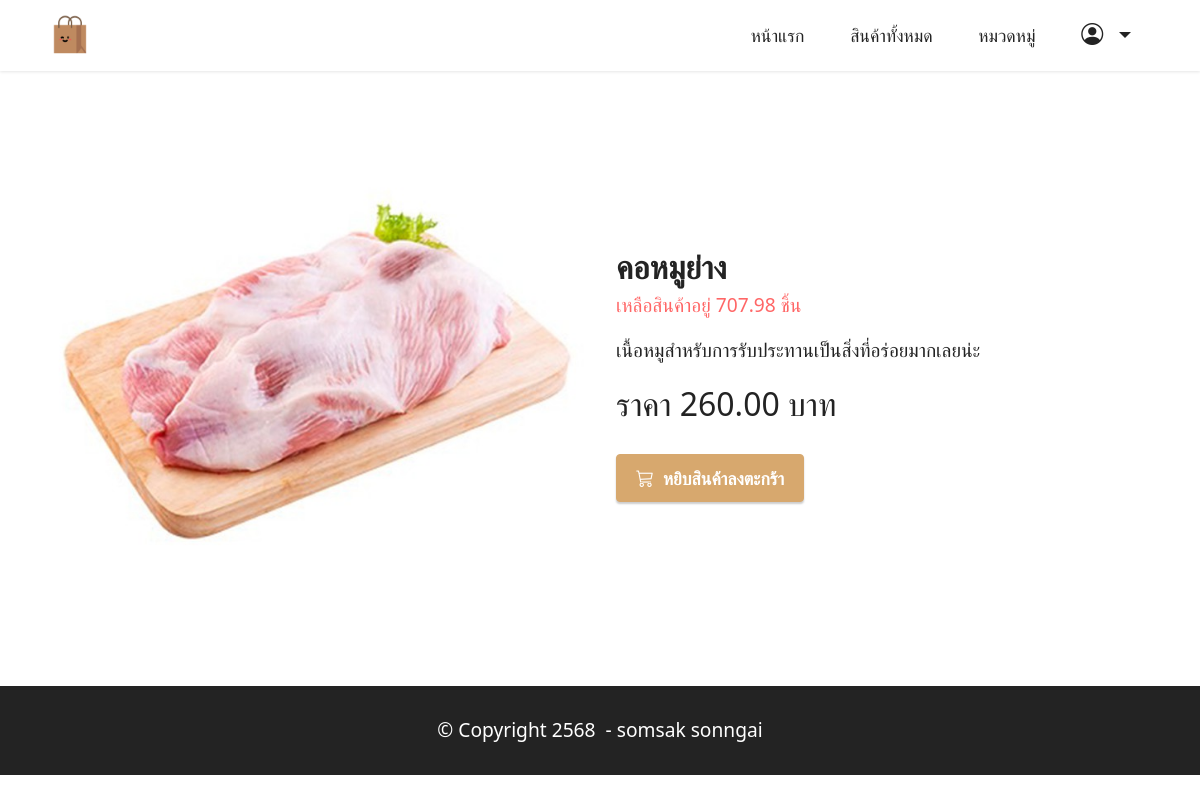
Page /blog/product/2/ on the earlier database version.
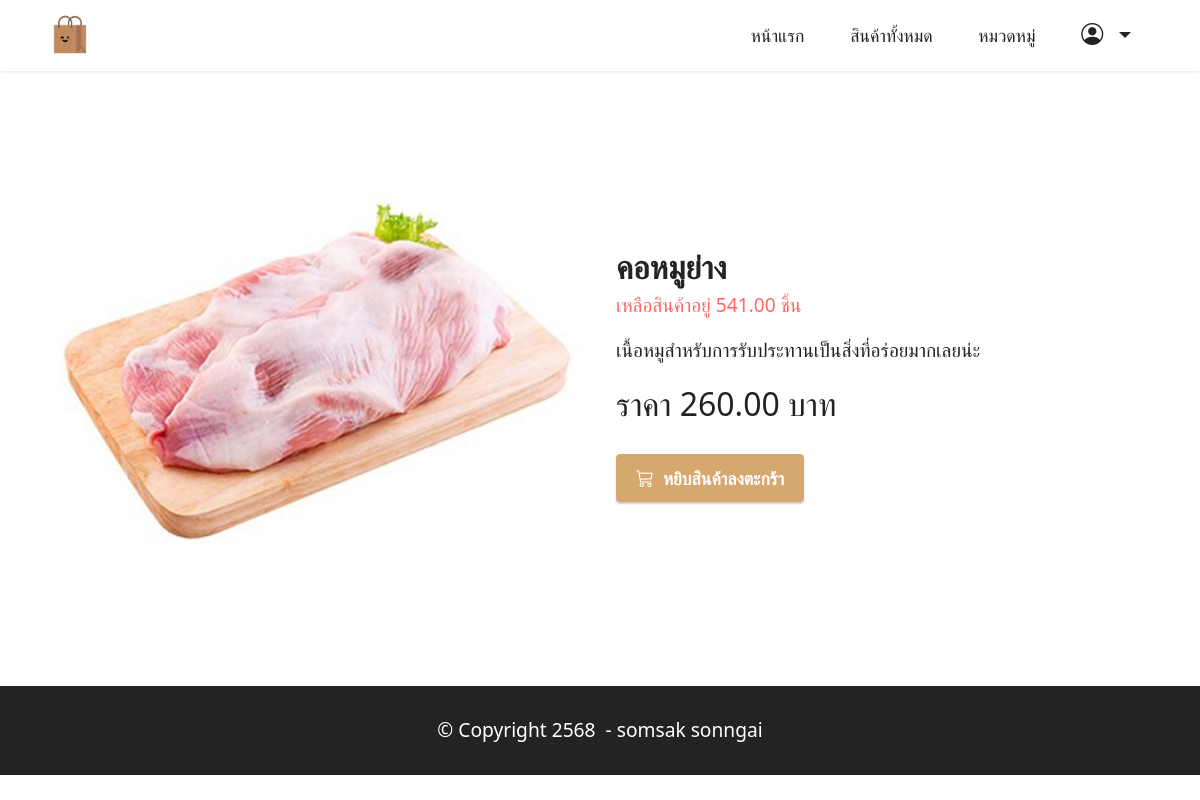
Same page on the later database version.
### productapp/models.py (models this page shows, shortened)
class Product1(models.Model):
    category = models.ForeignKey(Category, on_delete=models.CASCADE,null=True)  # เชื่อมโยงกับ Category
    name = models.CharField(max_length=100)  # ชื่อสินค้า
    description = models.TextField(max_length=500)
    price = models.DecimalField(max_digits=10, decimal_places=2)
    stock = models.DecimalField(max_digits=10, decimal_places=2)
    is_trending = models.BooleanField(default=False)
    image = models.ImageField(upload_to="product")
    profitprice = models.DecimalField(max_digits=10, decimal_places=2)
    created_at = models.DateTimeField(auto_now_add=True)  # วันที่เพิ่ม
    updated_at = models.DateTimeField(auto_now=True)      # วันที่แก้ไข
    barcode = models.CharField(max_length=13, unique=True) # สามารถที่จะทำการเพิ่มได้แค่ 13 ตัว
    class Meta:
        verbose_name = "Product"
        verbose_name_plural = "รายการสินค้า"

### productapp/views.py (the view)
# urls.py: path('product/<int:id>/', views.productDetail, name='productDetail'), #การเรียกใช้ blog ตามด้วย id
def productDetail(request,id):
    product=Product1.objects.get(pk=id)
    return render (request,"detail.html",{"product":product}) #มันก็คือ Product1 นั้นแหละที่เรียกใช้ที่เก็บไว้ในตัวแปร product ถ้าต้องการที่จะทำการเรียกใช้ก็เรียกใช้ product

### productapp/templates/detail.html (shortened to what this page needs)
{% extends "layout.html"%}
{% load humanize %}
{% block content%}
<div class="container my-3">
    <div class="card-wrapper">
        <div class="row align-items-center mt-4">
            <div class="col-12 col-lg-6">
                <div class="image-wrapper">
                    <img src="{{product.image.url}}">
                </div>
            </div>
            <div class="col-12 col-lg-6 my-4">
                <div class="text-box">
                    <h5 class="mbr-title mbr-fonts-style display-5">
                        <strong>{{product.name}}</strong>
                        <p class="display-7 text-secondary">เหลือสินค้าอยู่ {{product.stock}} ชิ้น</p>
                    </h5>
                    <p class="mbr-text mbr-fonts-style display-7">{{product.description}}</p>
                    <div class="cost">
                        <span class="currentcost mbr-fonts-style pr-2 display-5">ราคา {{product.price}} บาท</span>
                    </div>
                    <div class="mbr-section-btn pt-3">
                        {%if product.stock <= 0 %}
                             <h2 class="text-secondary " t>สินค้าหมด</h2>
                        {% else %}
                            <a href="{% url 'addCart' product.id %}" class="btn btn-primary display-4">
                                 <i class="bi bi-cart3"></i></i>&nbsp;
                                    หยิบสินค้าลงตะกร้า
                             </a>
                         {% endif %}
                    </div>
                </div>
            </div>
        </div>
    </div>
    <br>
</div>
{% endblock %}

Differences in the rows shown:
changed Product1 "คอหมูย่าง": stock "707.98" → "541.00"
